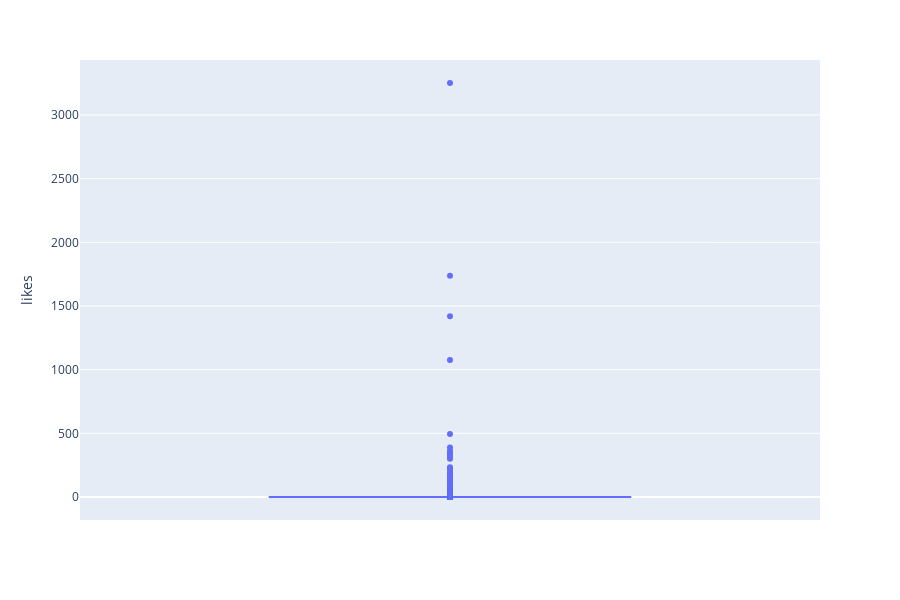

This figure's notebook cell:
### Code cell
fig = px.box(df, y="likes")

fig.show()

### Figure 1 — Plotly figure (JSON) as saved in the notebook; plotly's stock layout.template omitted (floating-point values rounded to 4 significant figures; data arrays with more than 128 entries replaced by an {"elided": "..."} marker saying what was removed)
{"data": [{"alignmentgroup": "True", "hoverlabel": {"namelength": 0}, "hovertemplate": "likes=%{y}", "legendgroup": "", "marker": {"color": "#636efa"}, "name": "", "notched": false, "offsetgroup": "", "orientation": "v", "showlegend": false, "type": "box", "x0": " ", "xaxis": "x", "y": {"elided": "89919 int values"}, "y0": " ", "yaxis": "y"}], "layout": {"boxmode": "group", "height": 600, "legend": {"tracegroupgap": 0}, "margin": {"t": 60}, "xaxis": {"anchor": "y", "domain": [0, 1]}, "yaxis": {"anchor": "x", "domain": [0, 1], "title": {"text": "likes"}}}}
